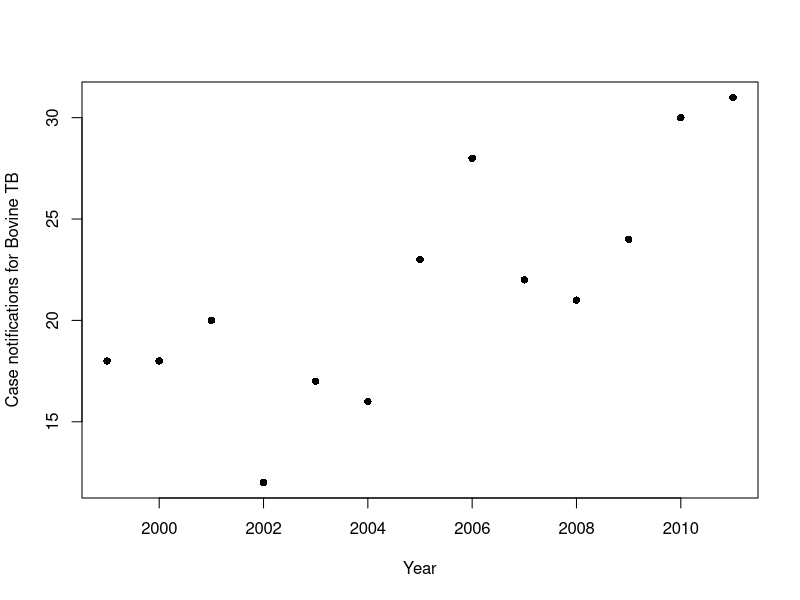
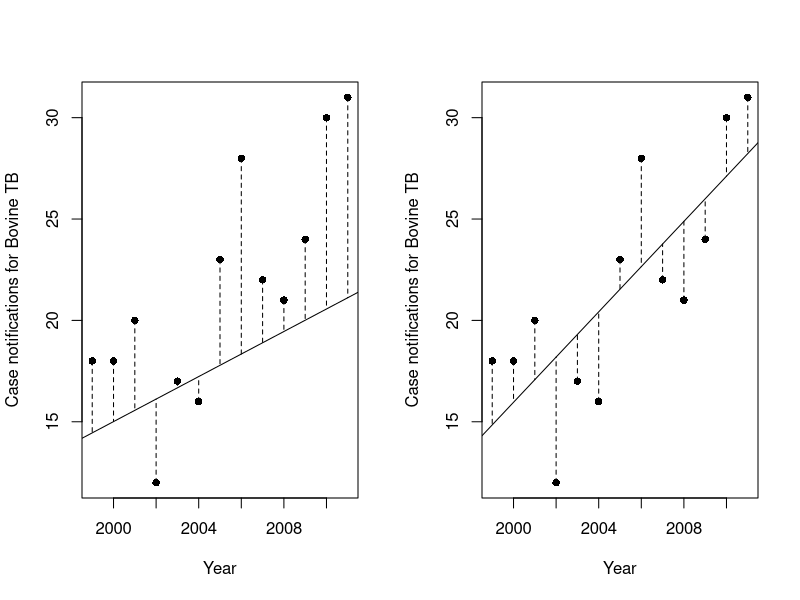
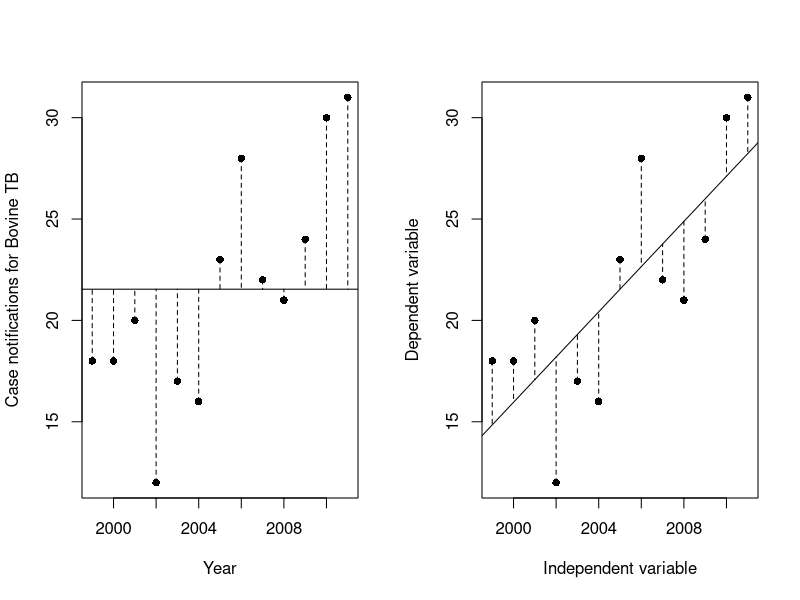
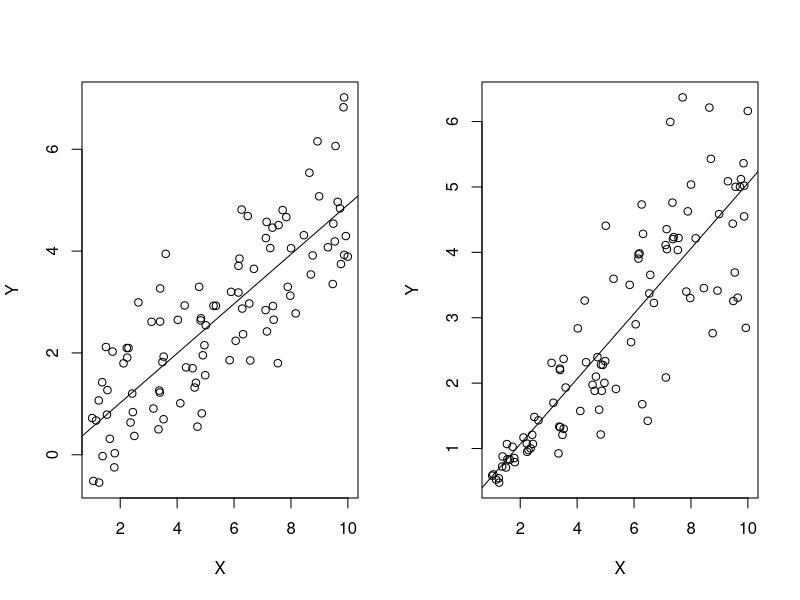
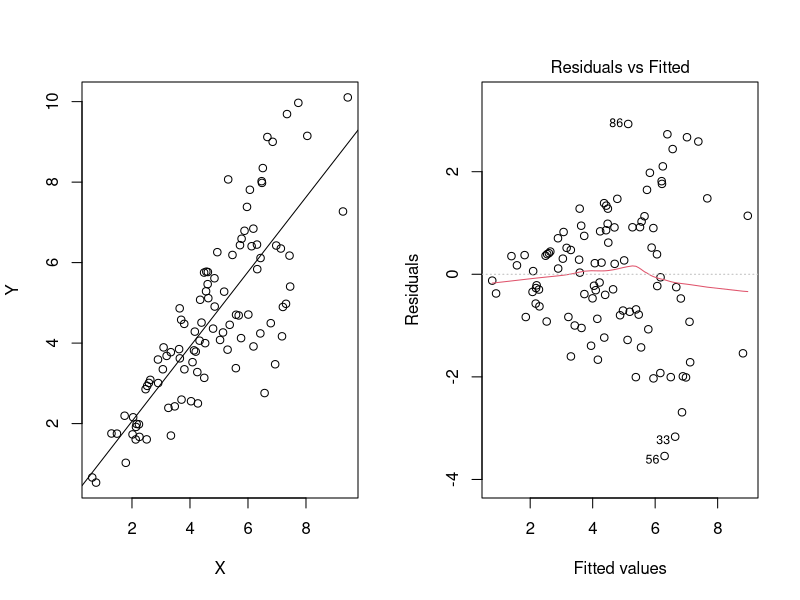
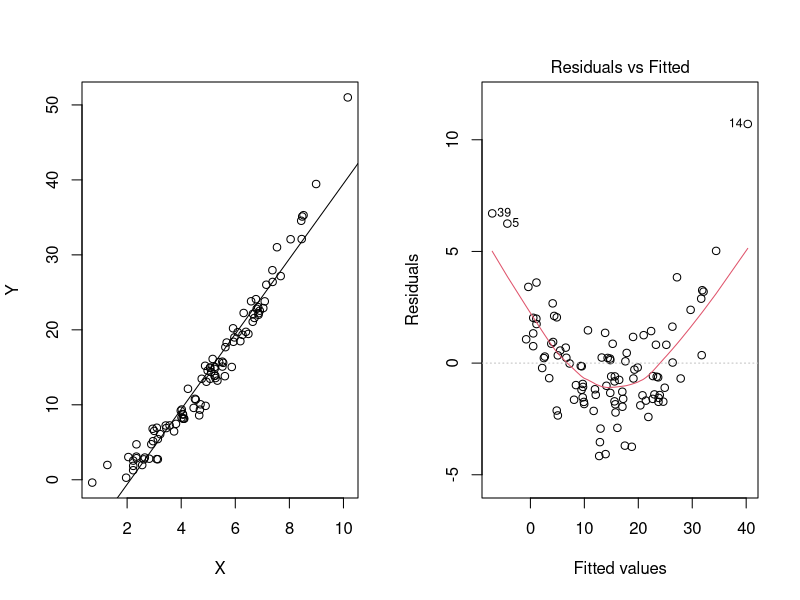
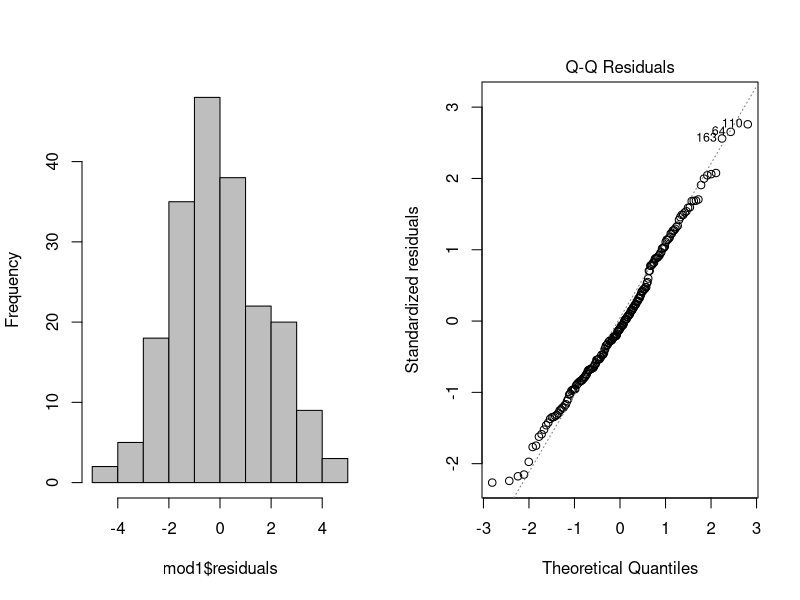
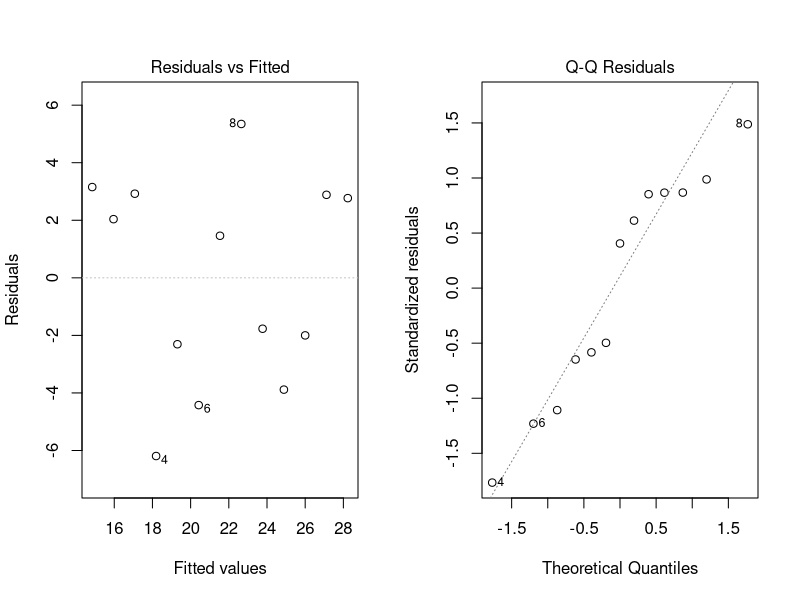

These figures' R source, in order:
## ---- chunk 1
knitr::opts_chunk$set(collapse = TRUE, warning = FALSE, message = FALSE, comment = NA)
## ---- chunk 2
options(digits = 5)  ##Sets number of sig. figs to display output to
## ---- chunk 3

# Load data
tbdata <- read.table("Data/TB_HPA.txt", header=TRUE)

# Draw plot
plot(
  tbdata$Year,
  tbdata$M.bovis,
  pch = 16,
  xlab = "Year",
  ylab = "Case notifications for Bovine TB"
)
## ---- chunk 4
set.seed(1020)
## ---- chunk 5
par(mfrow = c(1, 2))

# Draw graph showing poorly fitting line
plot(
  tbdata$Year,
  tbdata$M.bovis,
  pch = 16,
  xlab = "Year",
  ylab = "Case notifications for Bovine TB"
)

# Add line
abline(-1096.111, 0.55556)

# Draw in the distances from the predicted values to the actual data
arrows(
  tbdata$Year,
  tbdata$M.bovis,
  tbdata$Year,
  -1096.111 + 0.55556 * tbdata$Year,
  length = 0,
  lty = 2
) 

# Draw graph showing line fitted by regression
plot(
  tbdata$Year,
  tbdata$M.bovis,
  pch = 16,
  xlab = "Year",
  ylab = "Case notifications for Bovine TB"
)

# Draw line
abline(lm(tbdata$M.bovis ~ tbdata$Year))     

# Store results from lm
mod1 <- lm(tbdata$M.bovis ~ tbdata$Year)    


# Draw in the distances from the predicted values to the actual data
arrows(
  tbdata$Year,
  tbdata$M.bovis,
  tbdata$Year,
  mod1$coefficients[1] + mod1$coefficients[2] * tbdata$Year,
  length = 0,
  lty = 2
)    
## ---- chunk 6
par(mfrow = c(1, 2))

###Draw graph showing mean
plot(
  tbdata$Year,
  tbdata$M.bovis,
  pch = 16,
  xlab = "Year",
  ylab = "Case notifications for Bovine TB"
)
abline(h = mean(tbdata$M.bovis))
arrows(
  tbdata$Year,
  tbdata$M.bovis,
  tbdata$Year,
  mean(tbdata$M.bovis),
  length = 0,
  lty = 2
) ###draw lines from data points to fitted line

###Draw graph showing line fitted by regression
plot(
  tbdata$Year,
  tbdata$M.bovis,
  pch = 16,
  xlab = "Independent variable",
  ylab = "Dependent variable"
)
abline(lm(tbdata$M.bovis ~ tbdata$Year))     ###draw line
mod1 <- lm(tbdata$M.bovis ~ tbdata$Year)    ###Store results from lm

arrows(
  tbdata$Year,
  tbdata$M.bovis,
  tbdata$Year,
  mod1$coefficients[1] + mod1$coefficients[2] * tbdata$Year,
  length = 0,
  lty = 2
)    ###draw lines from data points to fitted line
## ---- chunk 7
M.bovis.mod<-lm(tbdata$M.bovis~tbdata$Year)
## ---- chunk 8
summary(M.bovis.mod)
## ---- chunk 9
set.seed(1001)
par(mfrow=c(1,2))
X1<-runif(100,1,10)
Y1<-0.5*X1+rnorm(100,0,1)
Y2<-0.5*X1+X1*0.15*rnorm(100,0,1)
plot(X1,Y1,xlab="X",ylab="Y")
abline(lm(Y1~X1))
plot(X1,Y2,xlab="X",ylab="Y")
abline(lm(Y2~X1))
## ---- chunk 10
set.seed(10)

X<-rnorm(100,5,2)
par(mfrow=c(1,2))
Y2<-X+X*0.5*rnorm(100,0,0.5)
mod2<-lm(Y2~X)
plot(X,Y2,ylab="Y")
abline(mod2)
plot(mod2,which=1)
## ---- chunk 11
set.seed(103)

X<-rnorm(100,5,2)
par(mfrow=c(1,2))
Y3<-(X^2)*0.5+rnorm(100,0,1.5)
mod3<-lm(Y3~X)
plot(X,Y3,ylab="Y")
abline(mod3)
plot(mod3,which=1,)
## ---- chunk 12
set.seed(102)
par(mfrow=c(1,2))
X<-X<-rnorm(200,5,2)
Y1<-X+rnorm(200,0,2)
Y2<-X+rgamma(200,2)
mod1<-lm(Y1~X)
mod2<-lm(Y2~X)
hist(mod1$residuals,col="grey",breaks=12,main="")
plot(mod1,which=2)
## ---- chunk 13
plot(M.bovis.mod, which=1, add.smooth=F)
## ---- chunk 14
plot(M.bovis.mod, which=2, add.smooth=F)
## ---- chunk 15
plot(tbdata$Year, tbdata$M.bovis, xlab="Year", ylab="Case notifications for Bovine TB")
abline(M.bovis.mod)
## ---- chunk 16
confint(M.bovis.mod)
## ---- chunk 17
Y1<-2013:2015
1.11*Y1-2215
## ---- chunk 18
1.1154*Y1-2214.8
## ---- chunk 19
newdata <- data.frame(Year=2013:2015)
newdata
predict(M.bovis.mod,newdata,interval="prediction")
## ---- chunk 20
plot(tbdata$Year, tbdata$MDR, ylab= "Percent of TB cases classified as MDR")
## ---- chunk 21
MDR.mod <- lm(MDR~Year, data = tbdata)
summary(MDR.mod)
## ---- chunk 22
anova(MDR.mod)
## ---- chunk 23
par(mfrow=c(1,2))
plot(MDR.mod,which=1:2,add.smooth=F)
## ---- chunk 24
plot(tbdata$Year, tbdata$MDR, ylab="Percent of TB cases classified as MDR")
abline(MDR.mod)
## ---- chunk 25
MDR.mod.test <- lm(MDR~Year+I(Year^2), data = tbdata)
summary(MDR.mod.test)
## ---- chunk 26
anova(MDR.mod.test)
## ---- chunk 27
newdata<-data.frame(Year=2000:2015)
## ---- chunk 28
lin1<-predict(MDR.mod, newdata, interval="prediction")
## ---- chunk 29
quad1<-predict(MDR.mod.test, newdata, interval="prediction")

quad1
## ---- chunk 30
plot(tbdata$Year, tbdata$MDR, ylab="Percent of TB cases classified as MDR", xlim=c(2000,2015), ylim=c(0.3,2.5))
points(newdata$Year, lin1[,3], type="l")
points(newdata$Year, lin1[,2], type="l")
points(newdata$Year, lin1[,1], type="l")
points(newdata$Year, quad1[,1], type="l",lty=3)
points(newdata$Year, quad1[,2], type="l",lty=3)
points(newdata$Year, quad1[,3], type="l",lty=3)
